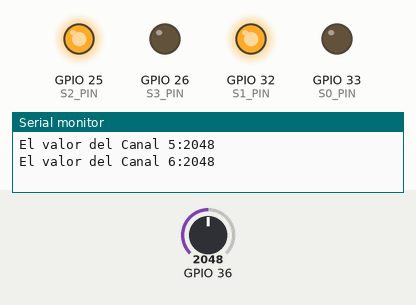
Simulated run of this program. Board: ESP32. Shown: output pins drawn as LEDs (lit = HIGH), the last lines printed to the serial monitor. The test bench sets the inputs (shaded band); at power-on: GPIO 36 = 2048.

Above: at 0.06 s.
At 0.36 s:
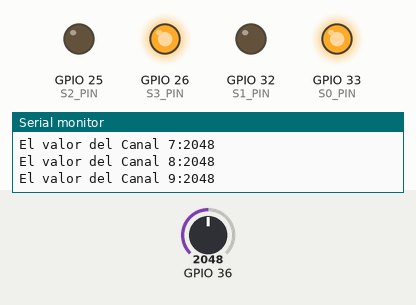
At 0.46 s:
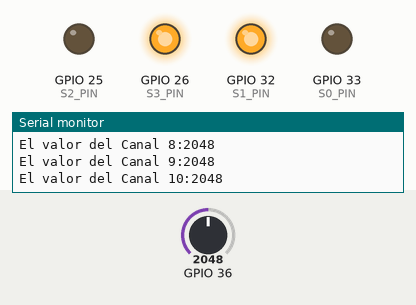
At 0.97 s:
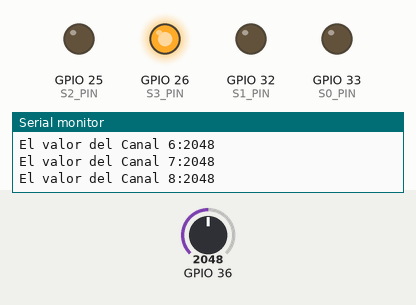
At 1.58 s:
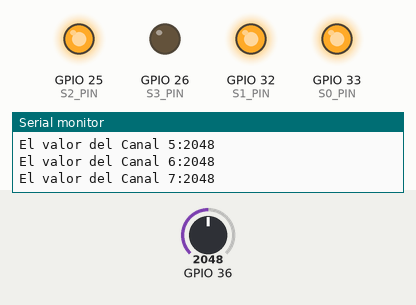
At 2.79 s:
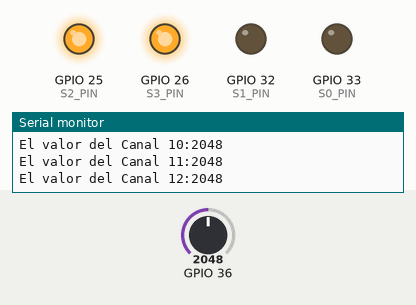
Timing chart, 0 to 3.1 s (numbered marks = the images above):
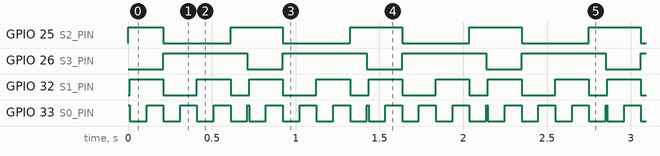

The program:

main.cpp
```cpp
/*

MULTIPLEXOR -----> CD74HC4067

            PINOUT
GND     ---------->     CABLE A GND
VCC     ---------->     3V3 DEL ESP32
EN      ---------->     CABLE A GND -> ES NEGADO
S0-S3   ---------->     PIN DE SALIDA
SIG     ---------->     ADC_1


    TABLA DE VERDAD:
S0  S1  S2  S3          !E(NEGADO)   SELECTEDCHANNEL
1   0   1   0 ---------->   0               5
0   1   1   0 ---------->   0               6
1   1   1   0 ---------->   0               7
0   0   0   1 ---------->   0               8
1   0   0   1 ---------->   0               9
0   1   0   1 ---------->   0               10
1   1   0   1 ---------->   0               11
0   0   1   1 ---------->   0               12

*/

#include <freertos/FreeRTOS.h>
#include <freertos/task.h>
#include <driver/gpio.h>
#include "driver/ledc.h"
#include "esp_err.h"

// Include del driver del ADC:
#include "driver/adc.h"

constexpr gpio_num_t S3_PIN    = GPIO_NUM_26;
constexpr gpio_num_t S2_PIN    = GPIO_NUM_25;
constexpr gpio_num_t S1_PIN    = GPIO_NUM_32;
constexpr gpio_num_t S0_PIN    = GPIO_NUM_33;

extern "C" void app_main();

void app_main()
{
    // Setup Configuración:
    // Vamos a configurar los pines de salida del Multiplexor
    // S0_PIN, S1_PIN, S2_PIN y S3_PIN:
    // config input pin
    gpio_config_t config_input;
    config_input.mode           = GPIO_MODE_OUTPUT;
    config_input.pin_bit_mask   = ((1ULL << S0_PIN) | (1ULL << S1_PIN)| (1ULL << S2_PIN)| (1ULL << S3_PIN));    // ULL = uint64_t entero sin signo de 64 bits
    config_input.intr_type      = GPIO_INTR_DISABLE;
    config_input.pull_down_en   = GPIO_PULLDOWN_DISABLE;
    config_input.pull_up_en     = GPIO_PULLUP_DISABLE;
    gpio_config(&config_input);

    // Configuramos el ADC:
    adc1_config_width(ADC_WIDTH_BIT_12);
    adc1_config_channel_atten(ADC1_CHANNEL_0,ADC_ATTEN_DB_11);
    // Si queremos usar más de un sensor debemos usar más de un canal:
    //adc1_config_channel_atten(ADC1_CHANNEL_0,ADC_ATTEN_DB_11);


    // El raw del acd tiene una resolucion de 12 bits
    uint16_t adcValue   = 0;

    //uint8_t cntAdcValue = 0;
    // Loop logica:
    while (1)
    {
        /*
            S3_PIN    = GPIO_NUM_34;
            S2_PIN    = GPIO_NUM_35;
            S1_PIN    = GPIO_NUM_32;
            S0_PIN    = GPIO_NUM_33;
        */

        // Seleccionamos el pin a leer poniendo en la salida de los pines 34,35,32,33
        // La tabla de la vedad del chip Multiplexor:

        // 1   0   1   0 ---------->   C_5
        gpio_set_level(S0_PIN,1);
        gpio_set_level(S1_PIN,0);
        gpio_set_level(S2_PIN,1);
        gpio_set_level(S3_PIN,0);

        // Tomamos el valor del adc de ese canal:
        adcValue = adc1_get_raw(ADC1_CHANNEL_0);

        // Mostramos el valor del ADC
        printf("El valor del Canal 5:%d\n", adcValue);
        vTaskDelay(pdMS_TO_TICKS(10));

        // 0   1   1   0 ---------->   C_6
        gpio_set_level(S0_PIN,0);
        gpio_set_level(S1_PIN,1);
        gpio_set_level(S2_PIN,1);
        gpio_set_level(S3_PIN,0);

        // Tomamos el valor del adc de ese canal:
        adcValue = adc1_get_raw(ADC1_CHANNEL_0);

        printf("El valor del Canal 6:%d\n", adcValue);
        vTaskDelay(pdMS_TO_TICKS(100));


        // 1   1   1   0 ---------->   C_7
        gpio_set_level(S0_PIN,1);
        gpio_set_level(S1_PIN,1);
        gpio_set_level(S2_PIN,1);
        gpio_set_level(S3_PIN,0);

        // Tomamos el valor del adc de ese canal:
        adcValue = adc1_get_raw(ADC1_CHANNEL_0);

        printf("El valor del Canal 7:%d\n", adcValue);
        vTaskDelay(pdMS_TO_TICKS(100));

        // 0   0   0   1 ---------->   C_8
        gpio_set_level(S0_PIN,0);
        gpio_set_level(S1_PIN,0);
        gpio_set_level(S2_PIN,0);
        gpio_set_level(S3_PIN,1);

        // Tomamos el valor del adc de ese canal:
        adcValue = adc1_get_raw(ADC1_CHANNEL_0);

        printf("El valor del Canal 8:%d\n", adcValue);
        vTaskDelay(pdMS_TO_TICKS(100));


        // 1   0   0   1 ---------->   C_9
        gpio_set_level(S0_PIN,1);
        gpio_set_level(S1_PIN,0);
        gpio_set_level(S2_PIN,0);
        gpio_set_level(S3_PIN,1);

        // Tomamos el valor del adc de ese canal:
        adcValue = adc1_get_raw(ADC1_CHANNEL_0);

        printf("El valor del Canal 9:%d\n", adcValue);
        vTaskDelay(pdMS_TO_TICKS(100));

        // 0   1   0   1 ---------->   C_10
        gpio_set_level(S0_PIN,0);
        gpio_set_level(S1_PIN,1);
        gpio_set_level(S2_PIN,0);
        gpio_set_level(S3_PIN,1);

        // Tomamos el valor del adc de ese canal:
        adcValue = adc1_get_raw(ADC1_CHANNEL_0);

        printf("El valor del Canal 10:%d\n", adcValue);
        vTaskDelay(pdMS_TO_TICKS(100));

        // 1   1   0   1 ---------->   C_11
        gpio_set_level(S0_PIN,1);
        gpio_set_level(S1_PIN,1);
        gpio_set_level(S2_PIN,0);
        gpio_set_level(S3_PIN,1);

        // Tomamos el valor del adc de ese canal:
        adcValue = adc1_get_raw(ADC1_CHANNEL_0);

        printf("El valor del Canal 11:%d\n", adcValue);
        vTaskDelay(pdMS_TO_TICKS(100));

        // 0   0   1   1 ---------->   C_12
        gpio_set_level(S0_PIN,0);
        gpio_set_level(S1_PIN,0);
        gpio_set_level(S2_PIN,1);
        gpio_set_level(S3_PIN,1);

        // Tomamos el valor del adc de ese canal:
        adcValue = adc1_get_raw(ADC1_CHANNEL_0);

        printf("El valor del Canal 12:%d\n", adcValue);
        vTaskDelay(pdMS_TO_TICKS(100));


        /* code */
        /*
        vTaskDelay(pdMS_TO_TICKS(10));
        adcValue = adc1_get_raw(ADC1_CHANNEL_0);

        if(cntAdcValue > 10)
        {
            printf("Valor del ADC: %d\n", adcValue);
            cntAdcValue = 0;
        }
        cntAdcValue++;
        */

    }

}
```

Measured:
- by itself, GPIO 25 (S2_PIN): repeats every 0.71 s: LOW 0.40 s, HIGH 0.31 s
- by itself, GPIO 26 (S3_PIN): alternates HIGH for 0.50 s and LOW for 0.21 s
- by itself, GPIO 32 (S1_PIN): repeats every 0.71 s: LOW 0.20 s, HIGH 0.20 s, LOW 0.11 s, HIGH 0.20 s
- by itself, GPIO 33 (S0_PIN): repeats every 0.71 s: 3 × (LOW 0.10 s, HIGH 0.10 s), LOW 0.10 s, HIGH 0.01 s
